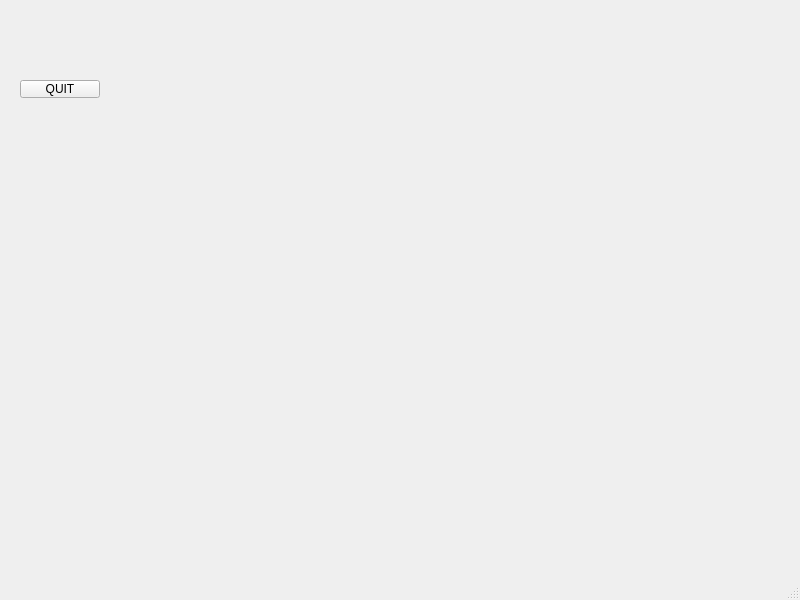
<?xml version="1.0" encoding="UTF-8"?>
<ui version="4.0">
 <class>ClientWindow</class>
 <widget class="QMainWindow" name="ClientWindow">
  <property name="geometry">
   <rect>
    <x>0</x>
    <y>0</y>
    <width>800</width>
    <height>600</height>
   </rect>
  </property>
  <property name="windowTitle">
   <string>MainWindow</string>
  </property>
  <widget class="QWidget" name="centralwidget">
   <widget class="QPushButton" name="QUIT">
    <property name="geometry">
     <rect>
      <x>20</x>
      <y>80</y>
      <width>80</width>
      <height>18</height>
     </rect>
    </property>
    <property name="text">
     <string>QUIT</string>
    </property>
   </widget>
  </widget>
  <widget class="QMenuBar" name="menubar">
   <property name="geometry">
    <rect>
     <x>0</x>
     <y>0</y>
     <width>800</width>
     <height>17</height>
    </rect>
   </property>
  </widget>
  <widget class="QStatusBar" name="statusbar"/>
 </widget>
 <resources/>
 <connections/>
</ui>
